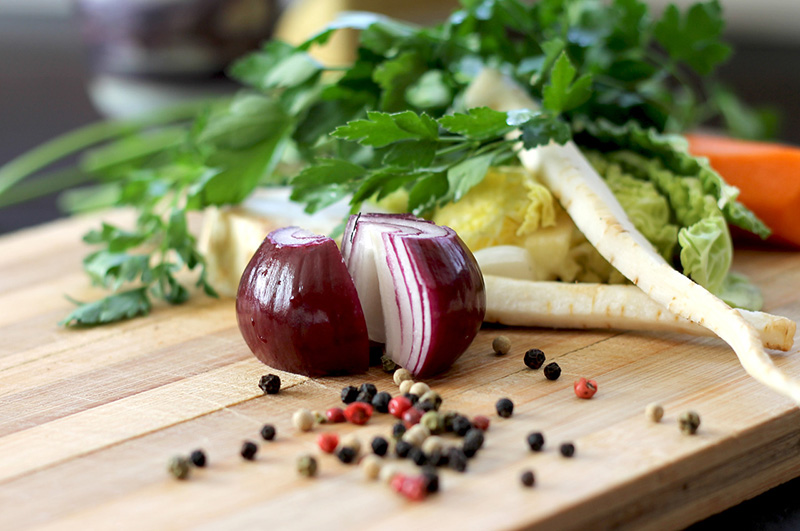
//> input picture VisionHW3/VisionHW3/food.jpg, 800 x 531 px
$ ./소스   (built with g++ and OpenCV 4)
//> lines starting //> are read from the running program, lines starting //| are printed output that depends on the picture; after the words box and inside, x2 and y2 are one past the last pixel; in counts of white or black regions, pixels touching at a corner belong together
#include <opencv2/opencv.hpp>
#include <iostream>

using namespace std;

int main() {
	cv::Mat image = cv::imread("food.jpg", 0);
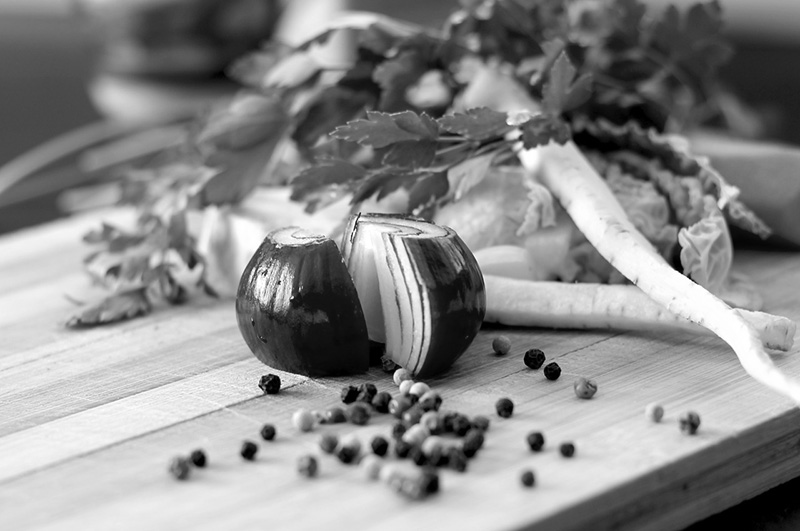
//> image: 531 rows x 800 cols, CV_8UC1; min 0, max 255, mean 138.3
	cv::imshow("Image", image);
	cv::Mat result;

	cv::Mat sobelX, sobelY;
	cv::Sobel(image, sobelX, CV_8U, 1, 0, 3, 0.4, 128);
	cv::imshow("SobelX", sobelX);
	cv::waitKey();

	cv::Sobel(image, sobelY, CV_8U, 0, 1, 3, 0.4, 128);
	cv::imshow("SobelY", sobelY);
	cv::waitKey();

	cv::Sobel(image, sobelX, CV_16S, 1, 0);
//> sobelX: 531 rows x 800 cols, CV_16SC1
	cv::Sobel(image, sobelY, CV_16S, 0, 1);
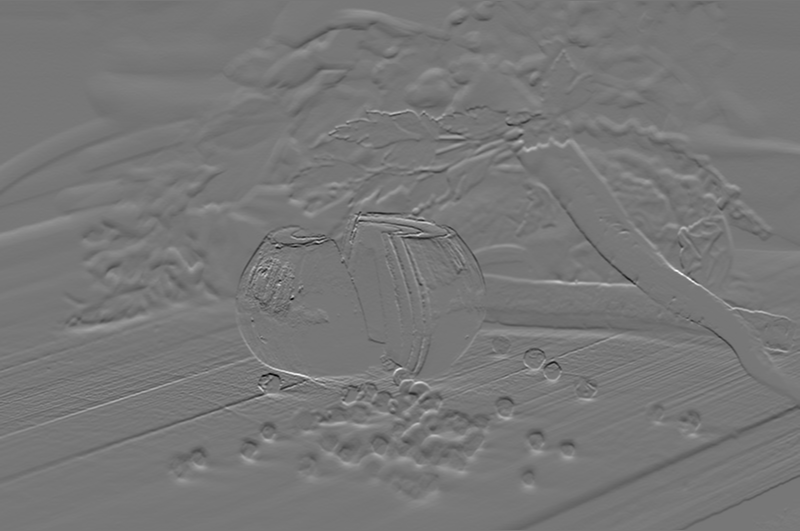
//> sobelY: 531 rows x 800 cols, CV_16SC1; min -821, max 930, mean 0.6; drawn with min black and max white
	cv::Mat  sobel;
	sobel = abs(sobelX) + abs(sobelY);//L1-norm
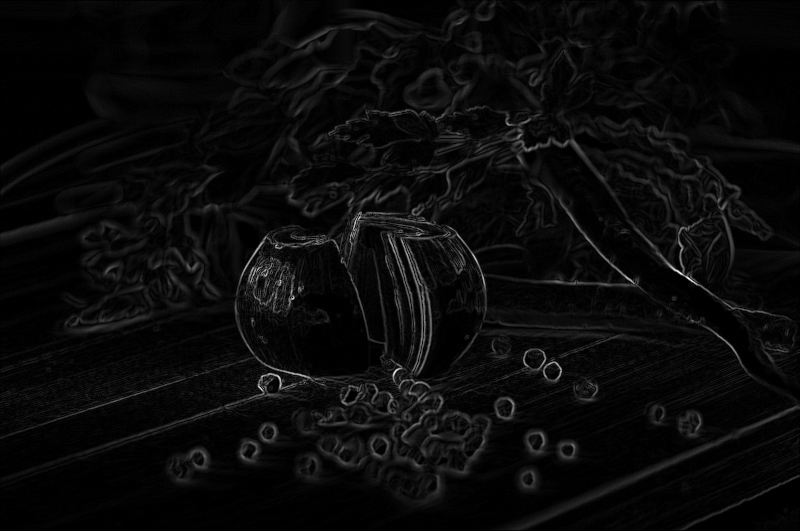
//> sobel: 531 rows x 800 cols, CV_16SC1; min 0, max 1400, mean 58.4; drawn with min black and max white

	double  sobmin, sobmax;
	cv::minMaxLoc(sobel, &sobmin, &sobmax);
//> sobmin = 0; sobmax = 1400
	cv::Mat  sobelImage;
	sobel.convertTo(sobelImage, CV_8U, -255. / sobmax, 255);
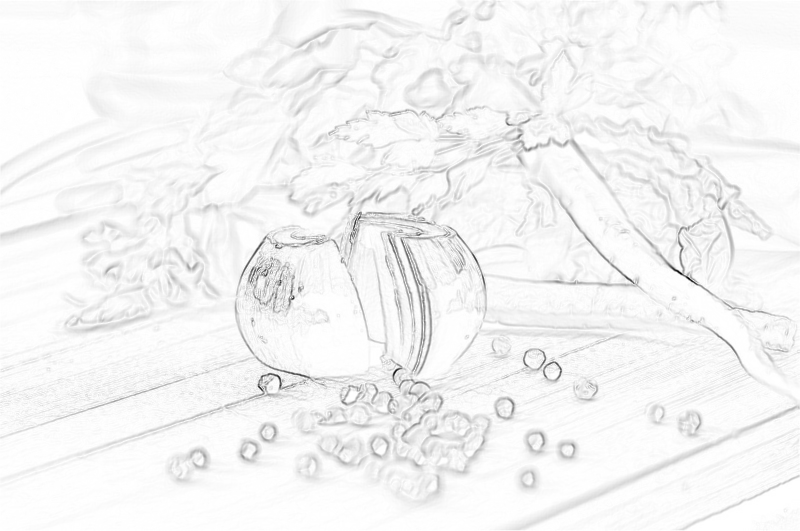
//> sobelImage: 531 rows x 800 cols, CV_8UC1; min 0, max 255, mean 244.4
	cv::imshow("Sobel Magnitude", sobelImage);
	cv::waitKey();
	// sobelImage =>영역 경계화

	cv::Mat sobelThresholded;
	cv::threshold(sobelImage, sobelThresholded, 190, 255, cv::THRESH_BINARY);
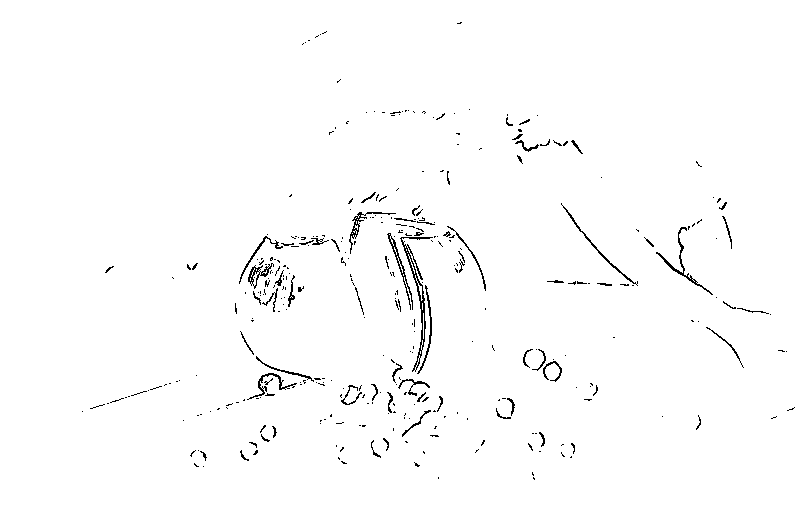
//> sobelThresholded: 531 rows x 800 cols, CV_8UC1; 98.6% white; black in thin lines or dots, all inside (x1, y1, x2, y2) = (82, 22, 795, 480)
	cv::imshow("Sobel1190", sobelThresholded);
	cv::threshold(sobelImage, sobelThresholded, 225, 255, cv::THRESH_BINARY);
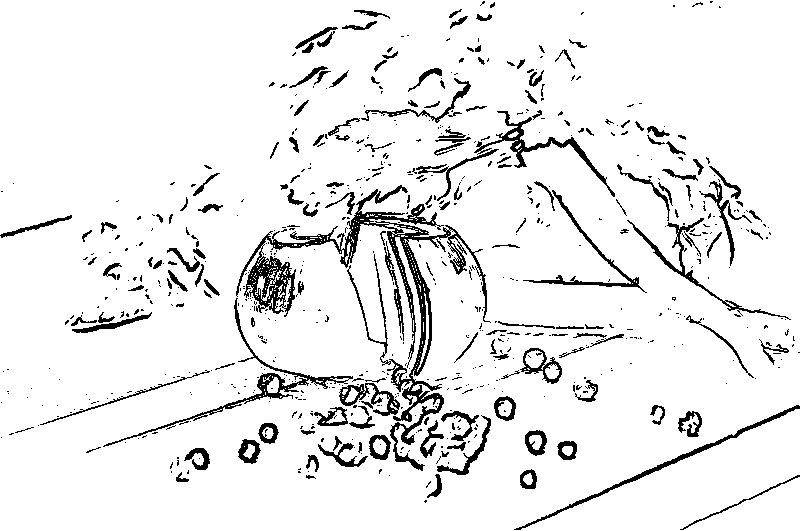
//> sobelThresholded: 531 rows x 800 cols, CV_8UC1; 92.2% white; 699 black regions (534 under 20 px), largest, box (x1, y1, x2, y2) and area: (236, 185, 491, 471) 8266, (103, 298, 353, 447) 1561, (474, 111, 615, 197) 1203
	cv::imshow("Sobel1225", sobelThresholded);
	cv::waitKey();

	cv::Mat norm, dir;
	cv::Sobel(image, sobelX, CV_32F, 1, 0);
//> sobelX: 531 rows x 800 cols, CV_32FC1
	cv::Sobel(image, sobelY, CV_32F, 0, 1);
//> sobelY: 531 rows x 800 cols, CV_32FC1
	cv::cartToPolar(sobelX, sobelY, norm, dir);
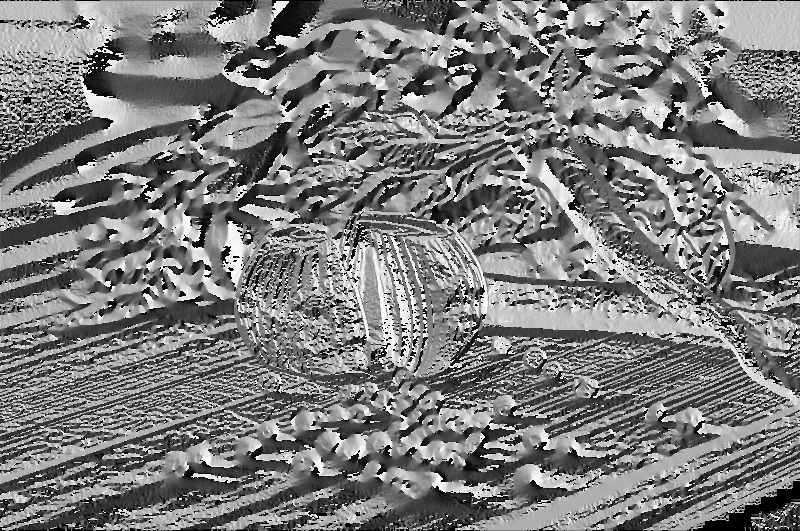
//> dir: 531 rows x 800 cols, CV_32FC1; min 0, max 6.28, mean 3.09; drawn with min black and max white
	cout << "sobelX=" << sobelX.at<float>(30, 40) << "  sobelY=" << sobelY.at<float>(30, 40) << endl;
//| sobelX=1  sobelY=-5
	cout << "norm=" << norm.at<float>(30, 40) << "  dir=" << dir.at<float>(30, 40) << endl;
//| norm=5.09902  dir=4.90979

	return 0;
}
